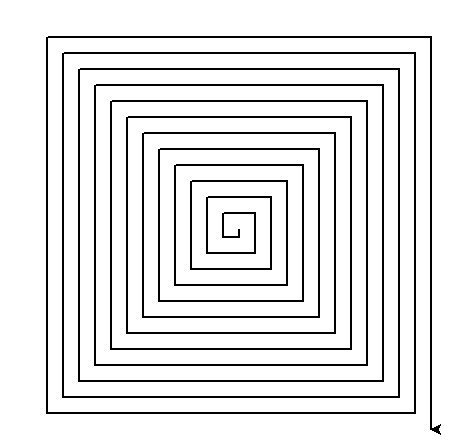

This figure's Python source:
"""
  迷宫.py
"""
import turtle       # 导入海龟模块
 
turtle.pensize(2)   # 设定画笔粗细为2
turtle.speed(0)     # 设定移动速度为最快

for i in range(50): # 在范围50内迭代i
    turtle.fd(i*8)  # 前进i*8个单位 
    turtle.rt(90)   # 右转90度

turtle.done()       # 做完了
